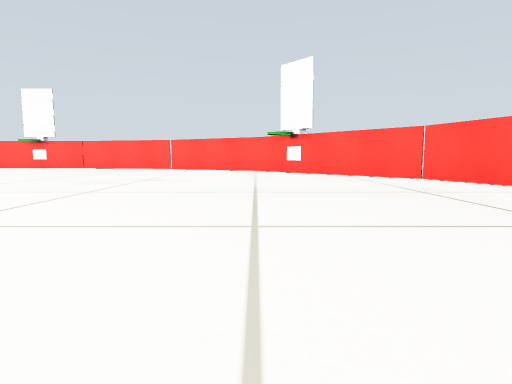
View 1 (above)

18 first-person views from a walk through a world built for the Gazebo simulator. The camera is 0.21 m above the floor, tilts 6° down and sees 75° across. The floor is counted in squares, 0.5 m on a side. Each view is taken from the middle of a square. On the plan, view 1 faces up. The plan holds only what a view shows up to about 9 squares ahead; the rest is blank.

View 2
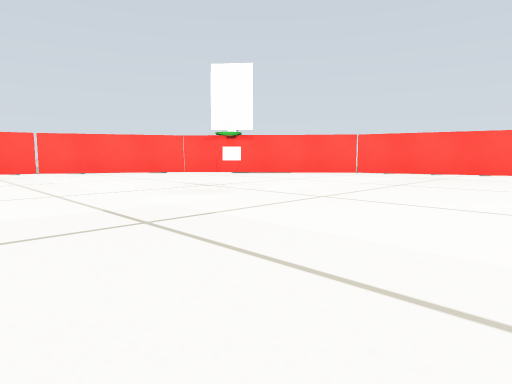

View 3
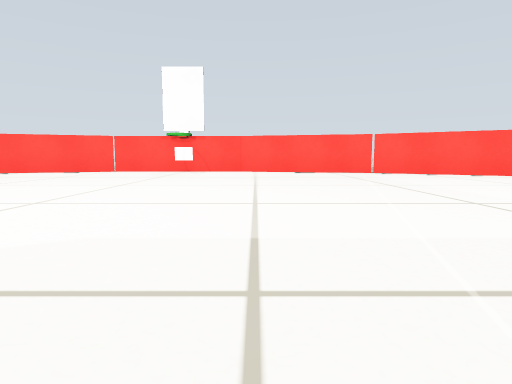

View 4
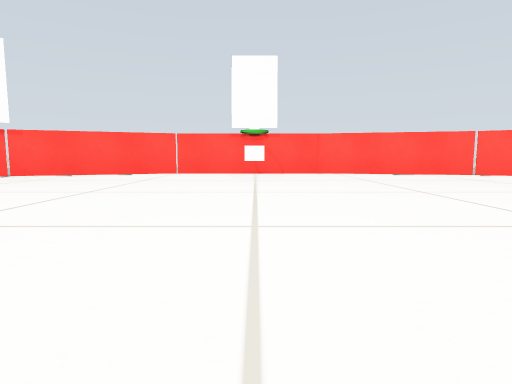

View 5
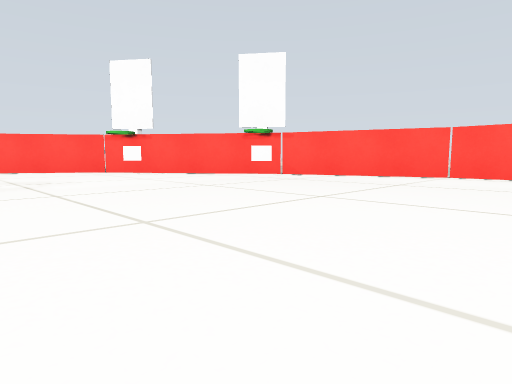

View 6
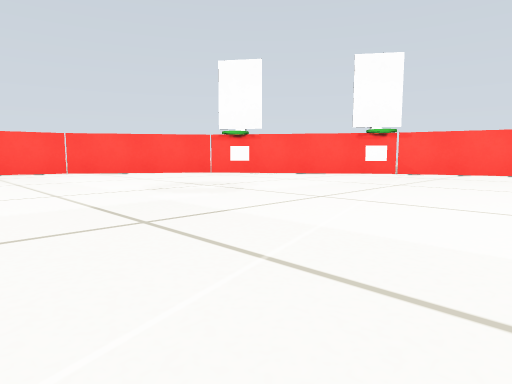

View 7
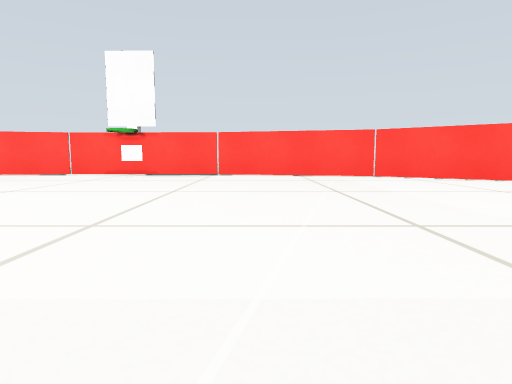

View 8
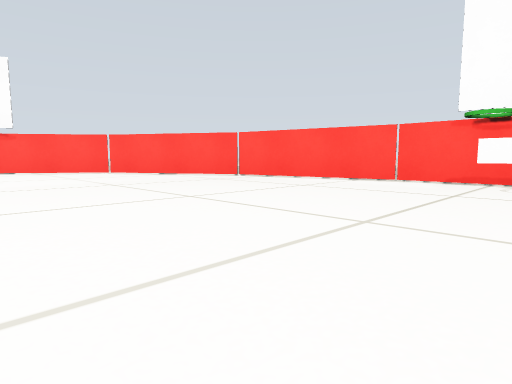

View 9
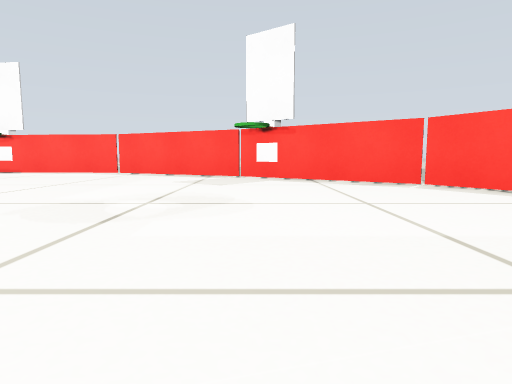

View 10
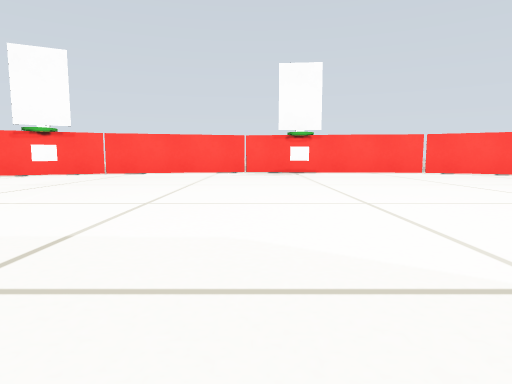

View 11
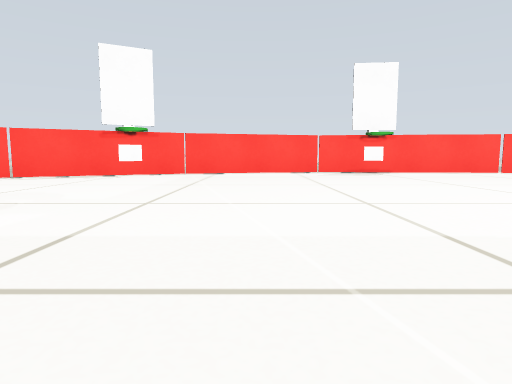

View 12
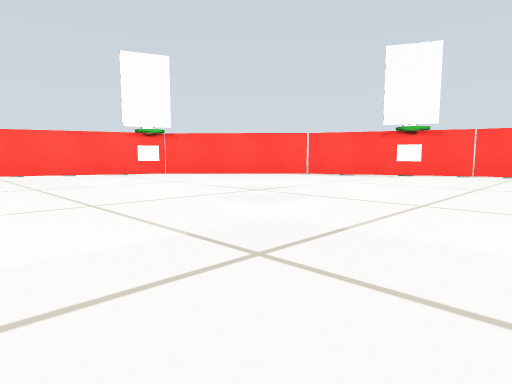

View 13
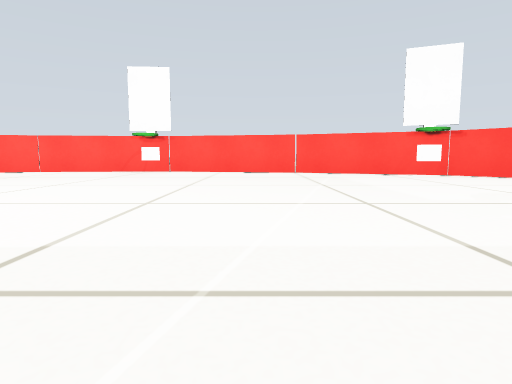

View 14
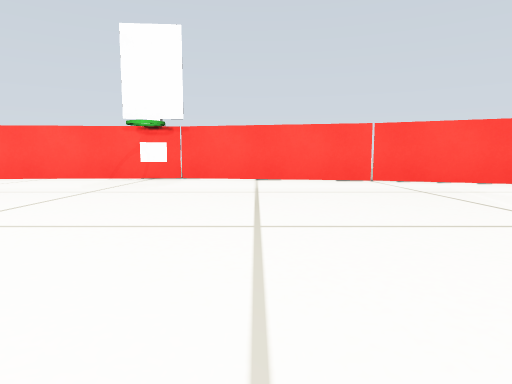

View 15
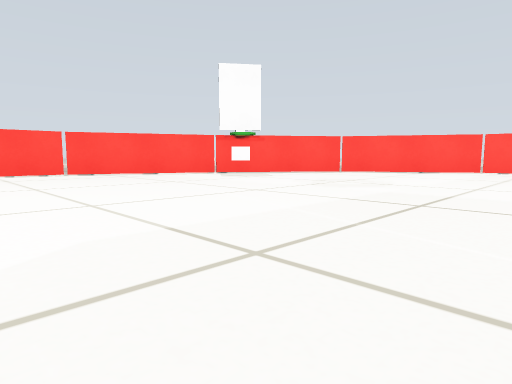

View 16
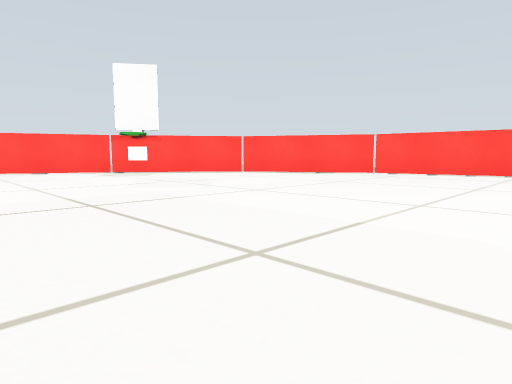

View 17
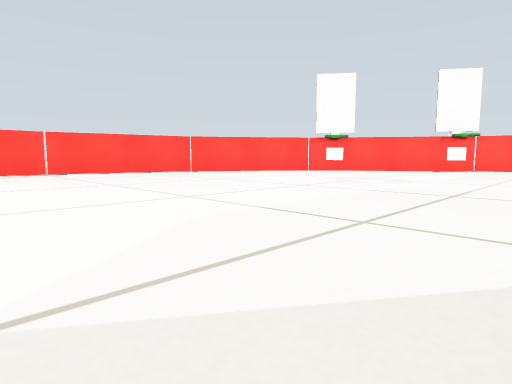

View 18
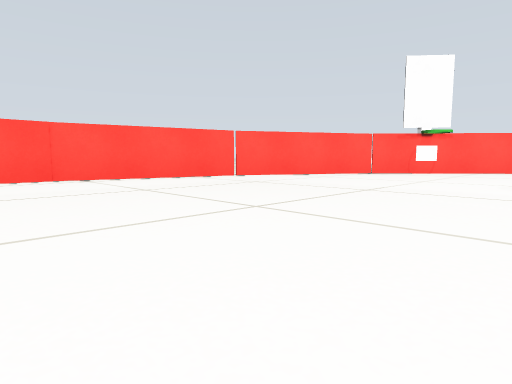

### Floor plan
Points are (right, up) in squares from view 1. A wall is a line through its corners. A room is listed if a view was taken in it or the views show most of it. See-through windows are left out.
Room 1 (views 1, 2, 3, 4, 5, 6, 7, 8, 9, 10, 11, 12, 13, 14, 15, 16, 17, 18)
walls: (-6.4, 12.5) (-10, 12.5) (-13.4, 11.2); (-13.3, 11.3) (-17.2, 8.5) (-19.3, 5.5) (-20.1, 2); (-2.9, 11.7) (-6.5, 12.5); (-20.1, 2.1) (-20.1, -1.6); (4.3, 3.1) (3.2, 6.4) (0.1, 10) (-3, 11.7); (-20.1, -1.5) (-19.4, -5) (-17.6, -8.1) (-14.6, -10.3); (4.5, -0.6) (4.3, 2.9); (3.9, -4.1) (4.6, -0.4); (-14.7, -10.2) (-11.4, -11.8) (-7.9, -12.1); (-3.2, -11.3) (-0.1, -9.9) (2.6, -7.4) (3.9, -4); (-6.3, -12.1) (-3.2, -11.4)

Positions as (right, up) in squares from view 1, and headings:
1: (0, 0), facing up
2: (-5, 2), facing up-right
3: (-6, 3), facing up
4: (-8, 4), facing up
5: (-8, 5), facing up-left
6: (-10, 3), facing up-left
7: (-12, 3), facing left
8: (-14, 1), facing down-left
9: (-15, -3), facing down
10: (-7, -3), facing down
11: (-5, -3), facing down
12: (-5, -3), facing down-right
13: (-5, -3), facing right
14: (-2, -2), facing right
15: (-9, -3), facing down-left
16: (-11, -1), facing down-left
17: (-11, 0), facing up-left
18: (-8, 6), facing up-right
